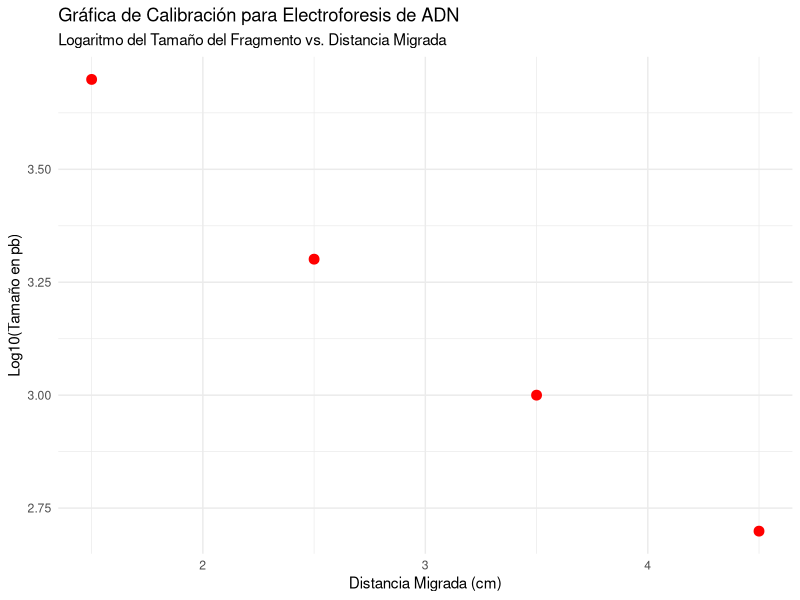

Here is the R script that generated this plot:
# -----------------------------------------------------------
# Autor: José Juan Torres Martínez  
# Doctorado en Ciencias en Bioprocesos  
# Laboratorio de Biotecnología Molecular de Células Vegetales y Bioinformática  
# -----------------------------------------------------------

# Tema: Electroforesis de ADN  
# Objetivo: Analizar la migración de fragmentos de ADN en un gel de agarosa  

# Instalar y cargar librerías necesarias  
if (!require(ggplot2)) install.packages("ggplot2", dependencies = TRUE)  
library(ggplot2)  

# Datos del problema  
fragmentos <- c("Fragmento A", "Fragmento B", "Fragmento C", "Fragmento D")  
tamanos <- c(500, 1000, 2000, 5000)  # en pares de bases (pb)  
distancias <- c(4.5, 3.5, 2.5, 1.5)  # en cm  

# Crear un data frame con los datos  
datos <- data.frame(  
  Fragmento = fragmentos,  
  Tamano = tamanos,  
  Distancia = distancias  
)  

# 1. Gráfica de calibración (log(Tamaño) vs. Distancia Migrada)  
ggplot(datos, aes(x = Distancia, y = log10(Tamano))) +  
  geom_point(size = 3, color = "red") +  
  labs(  
    title = "Gráfica de Calibración para Electroforesis de ADN",  
    subtitle = "Logaritmo del Tamaño del Fragmento vs. Distancia Migrada",  
    x = "Distancia Migrada (cm)",  
    y = "Log10(Tamaño en pb)"  
  ) +  
  theme_minimal()  

# 2. Ecuación de la recta de calibración (regresión lineal)  
modelo <- lm(log10(Tamano) ~ Distancia, data = datos)  
coeficientes <- coef(modelo)  
cat("Ecuación de la recta de calibración:\n")  
cat("log10(Tamaño) =", round(coeficientes[1], 2), "+", round(coeficientes[2], 2), "* Distancia\n\n")  

# 3. Predicción del tamaño de un fragmento desconocido  
distancia_desconocida <- 3.0  # en cm  
log_tamano_predicho <- coeficientes[1] + coeficientes[2] * distancia_desconocida  
tamano_predicho <- 10^log_tamano_predicho  
cat("Tamaño estimado para un fragmento que migra", distancia_desconocida, "cm:", round(tamano_predicho, 2), "pb\n\n")  

# 4. Análisis de resultados  
cat("Análisis de resultados:\n")  
cat("Los fragmentos de ADN migran distancias diferentes debido a su tamaño.\n")  
cat("Los fragmentos más pequeños (menos pares de bases) migran más lejos en el gel,\n")  
cat("mientras que los fragmentos más grandes (más pares de bases) migran menos.\n")  

